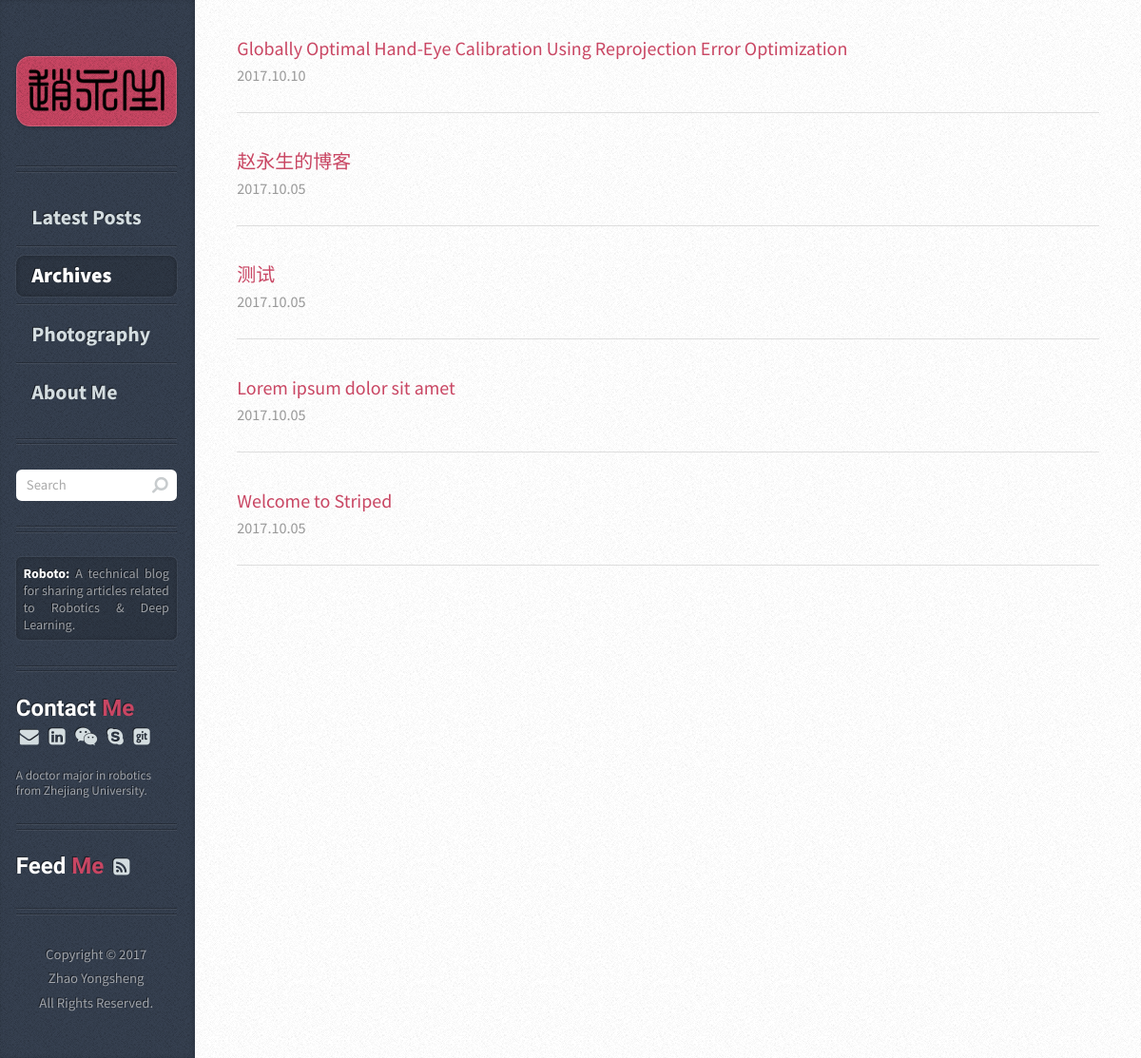
/archives/, run on an earlier commit of the app's database.
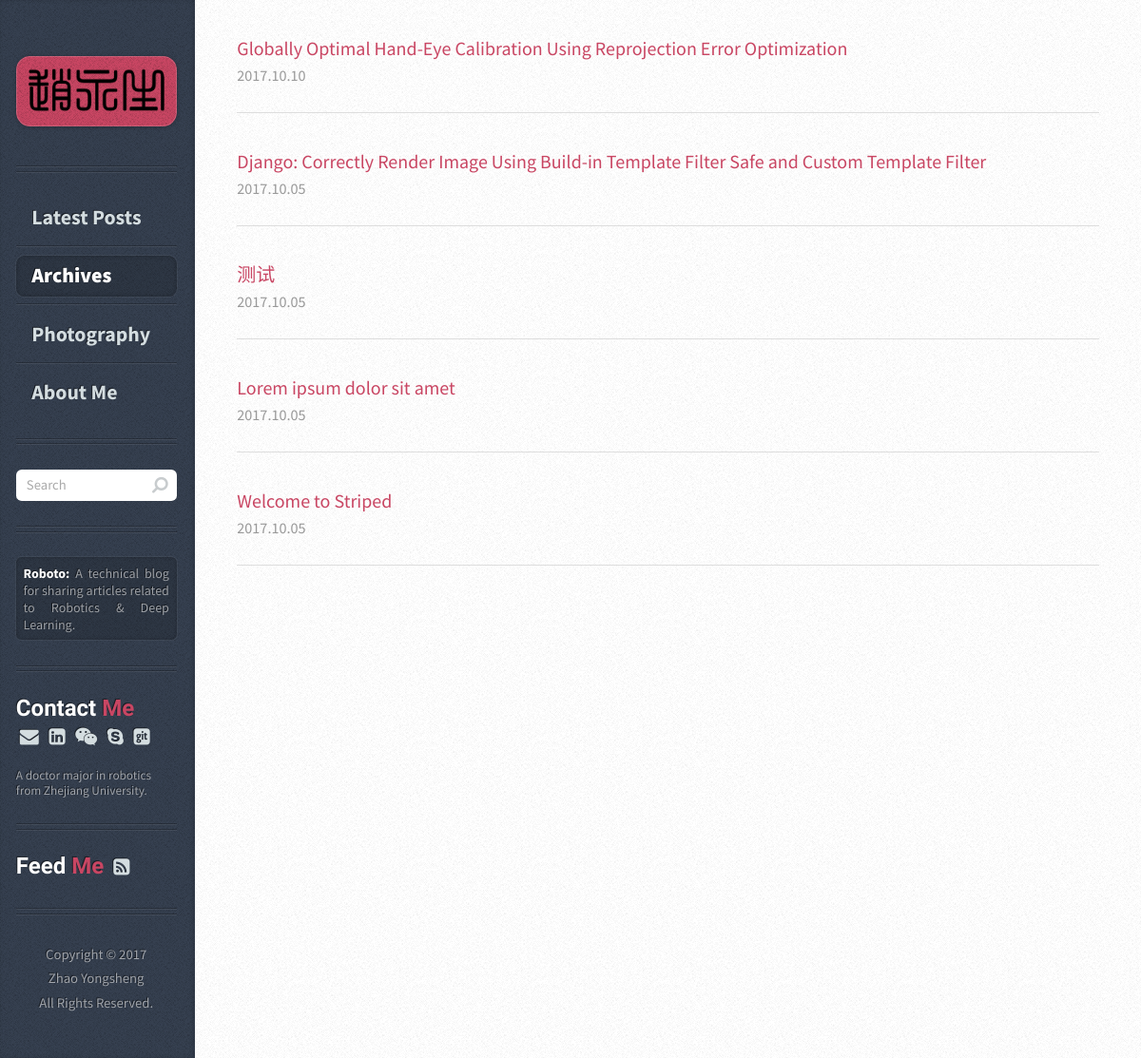
And on a later commit of the database.
### article/models.py (models this page shows, shortened)
class Article(models.Model):
    title = models.CharField(max_length=100)  # 博客题目
    category = models.CharField(max_length=50, blank=True)  # 博客标签
    lovecount = models.IntegerField(default=0)  # 博客点赞数量
    date_time = models.DateTimeField(auto_now_add=True)  # 博客日期
    abstract = models.TextField(blank=True, null=True)  # 博客文章简介
    content = models.TextField(blank=True, null=True)  # 博客文章正文
    cover = models.CharField(max_length=75, blank=True)  # 博客封面
    class Meta:  # 按时间下降排序
        ordering = ['-date_time']

### article/views.py (the view)
# urls.py: url(r'^archives/$', archives, name='archives'),
def archives(request):
        post_list = Article.objects.all()
        return render(request, 'archives.html', {'post_list': post_list})

### templates/archives.html
	{% extends "base.html" %}
{% load static %}
{% block content_post %}
  {% for post in post_list%}
      <article class="box post post-excerpt">
          <a href="{% url "article" id=post.id %}" style="font-size: 20px; text-decoration: none; display: inline-block; padding-top: 9px;">{{ post.title }}</a>
        <div class="newinfo">
          <span class="newdate">
            <span class="newyear">
              {{post.date_time.year}}.{% if post.date_time.month < 10 %}0{{post.date_time.month}}{% else %}{{post.date_time.month}}{% endif %}.{% if post.date_time.day < 10 %}0{{post.date_time.day}}{% else %}{{post.date_time.day}}{% endif %}
            </span>
          </span>
        </div>
       </article>
  {% endfor %}
{% endblock %}
{% block content_nav %}
<li><a href="{% url "home" %}">Latest Posts</a></li>
<li class="current"><a href="{% url "archives" %}">Archives</a></li>
<li><a href="{% url "photography" %}">Photography</a></li>
<li><a href="{% url "about_me" %}">About Me</a></li>
{% endblock%}

What changed in the data, as far as the page shows it:
changed Article: title "赵永生的博客" → "Django: Correctly Render Image Using Build-in Template Filter Safe and Custom Template Filter"
